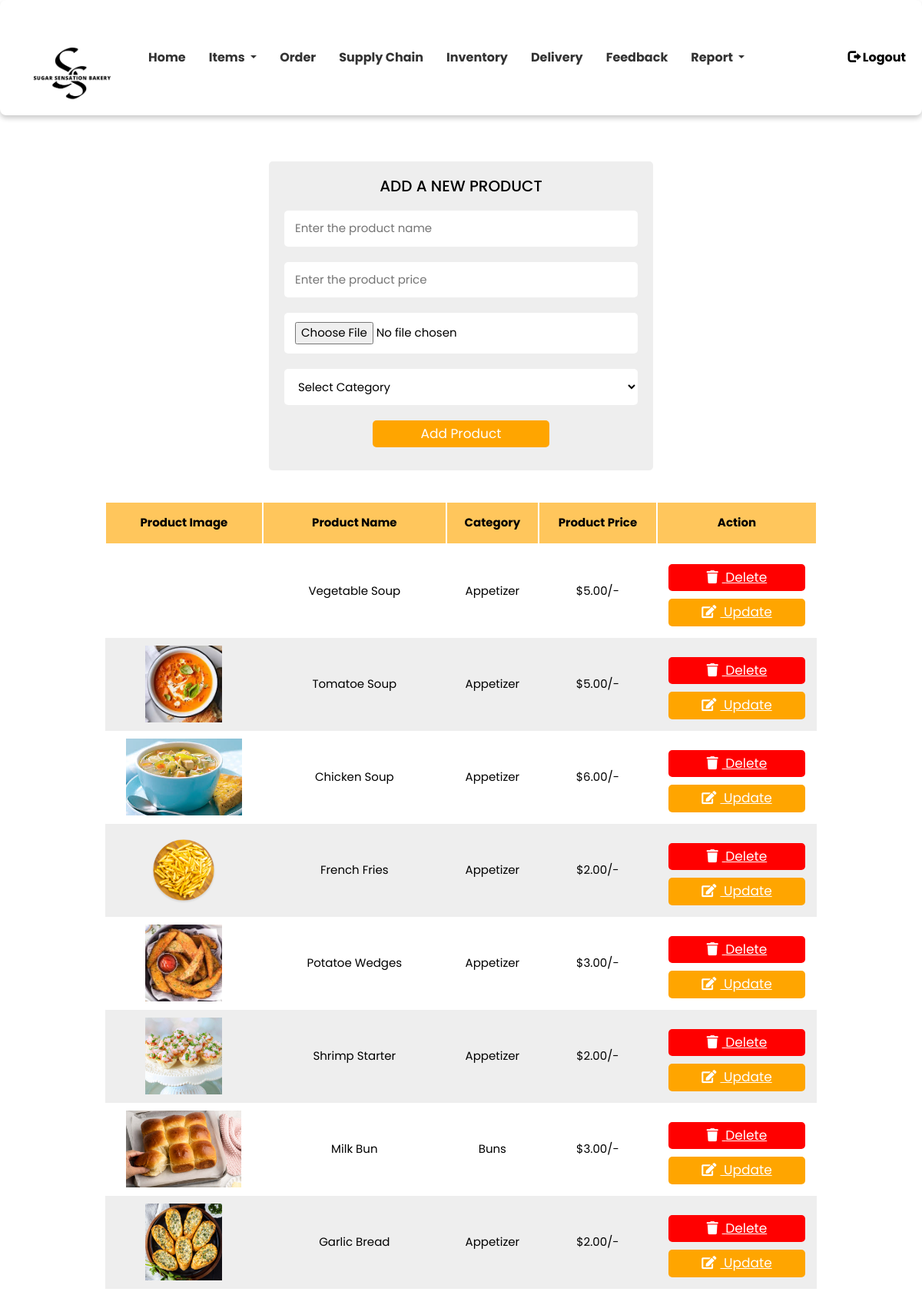
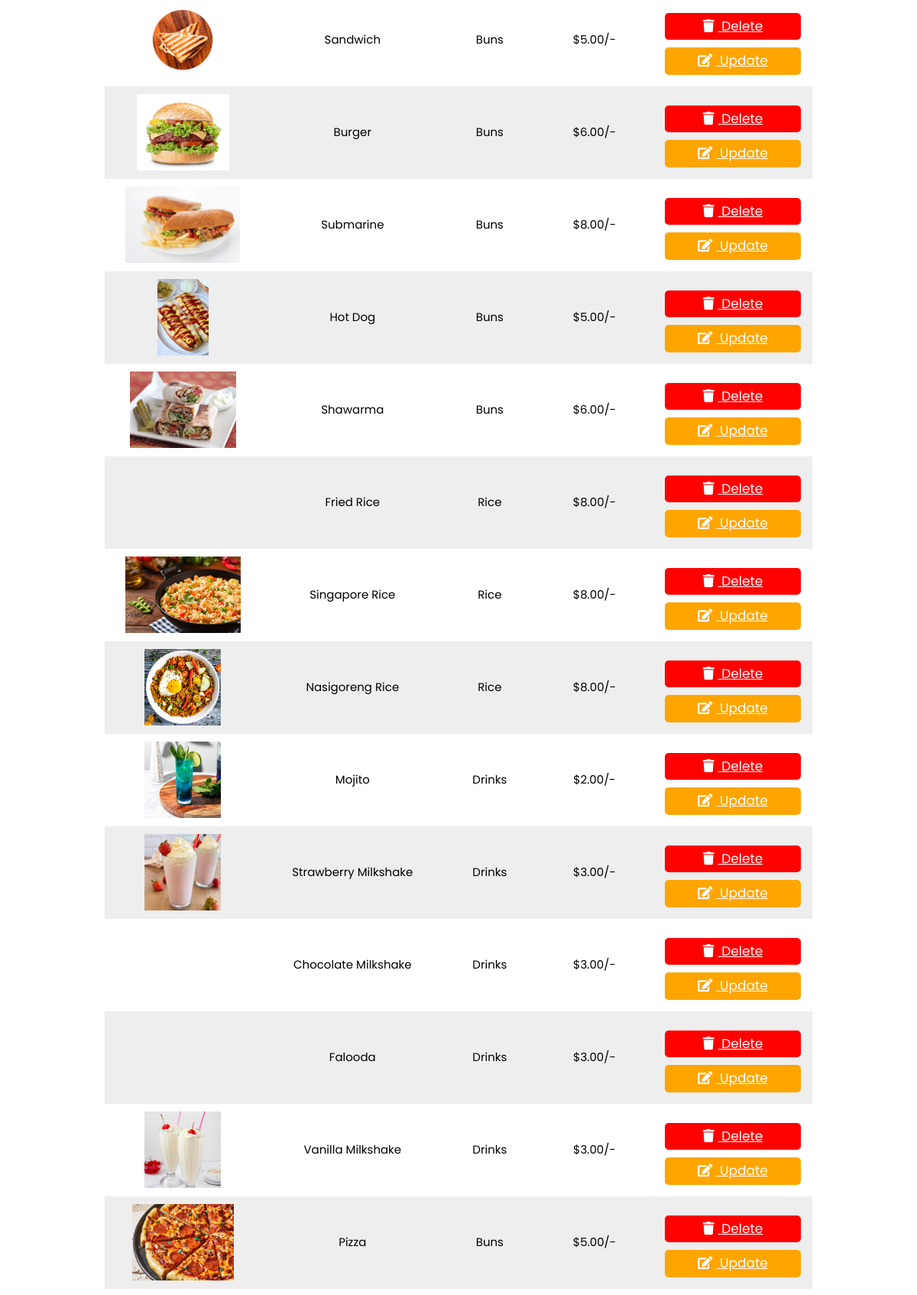
The page /items.php (upper part) on the database its author committed (2 pictures, top to bottom).
### tables this page shows
CREATE TABLE `products` (
  `id` int(11) NOT NULL,
  `name` varchar(255) NOT NULL,
  `price` decimal(10,2) NOT NULL,
  `image` varchar(255) DEFAULT NULL,
  `category_id` int(11) NOT NULL
);

CREATE TABLE `categories` (
  `id` int(11) NOT NULL,
  `name` varchar(255) NOT NULL
);

### items.php (the view, shortened to what this page needs)
<?php
include 'includes/databaseconnect.php';
?>
<!DOCTYPE html>
<html lang="en">
<head>
    <?php
    include "includes/header_links.php";
    ?>
   <link href="css/homead.css" rel="stylesheet"/>
   <link rel="stylesheet" href="css/admin.css">
</head>
<body>
<?php
    include 'includes/adminnavbar.php';
 ?>
    <section>
        <form action="" method="post" class="add-product-form" enctype="multipart/form-data">
            <h3>Add a New Product</h3>
            <input type="text" name="p_name" placeholder="Enter the product name" class="box" required>
            <input type="number" name="p_price" min="0" placeholder="Enter the product price" class="box" required>
            <input type="file" name="p_image" accept="image/png, image/jpg, image/jpeg" class="box" required>
            <select name="category_id" class="box" required>
                <option value="" disabled selected>Select Category</option>
            </select>
            <input type="submit" value="Add Product" name="add_product" class="btns">
        </form>
    </section>
<section class="display-product-table">
    <table>
        <thead>
            <th>Product Image</th>
            <th>Product Name</th>
            <th>Category</th>
            <th>Product Price</th>
            <th>Action</th>
        </thead>
        <tbody>
            <?php
            $select_products = mysqli_query($conn,
                "SELECT p.*, c.name AS category_name
                FROM `products` p
                LEFT JOIN `categories` c
                ON p.category_id = c.id") or die('Query failed');
            if (mysqli_num_rows($select_products) > 0) {
                while ($row = mysqli_fetch_assoc($select_products)) {
            ?>
            <tr>
                <td><img src="uploaded_img/<?php echo $row['image']; ?>" height="100" alt=""></td>
                <td><?php echo $row['name']; ?></td>
                <td><?php echo $row['category_name'] ?: 'Uncategorized'; ?></td>
                <td>$<?php echo $row['price']; ?>/-</td>
                <td>
                    <a href="items.php?delete=<?php echo $row['id']; ?>" class="delete-btn" onclick="return confirm('Are you sure you want to delete this?');">
                        <i class="fas fa-trash"></i> Delete
                    </a>
                    <a href="items.php?edit=<?php echo $row['id']; ?>" class="option-btn">
                        <i class="fas fa-edit"></i> Update
                    </a>
                </td>
            </tr>
            <?php
                }
            } else {
                echo "<tr><td colspan='5' class='empty'>No products added</td></tr>";
            }
            ?>
        </tbody>
    </table>
</section>
<?php
    include "includes/adminfooter.php";
    ?>
</body>
</html>

### css/main.css (style rules this page uses)
* { margin:0; padding:0; font-family:Arial, Helvetica, sans-serif; box-sizing:border-box; }
h3 { font-size:28px; margin-bottom:15px; text-align:center; }

### css/homead.css (style rules this page uses)
* { margin:0; padding:0; font-family:Arial, Helvetica, sans-serif; box-sizing:border-box; }
html, body { margin: 0; padding: 0; height: 100%; }
h3 { font-size:28px; margin-bottom:15px; text-align:center; }

### css/admin.css (style rules this page uses)
* { font-family: 'Poppins', sans-serif; margin: 0; padding: 0; box-sizing: border-box; outline: none; border: none; text-decoration: none; text-transform: capitalize; }
html { font-size: 62.5%; overflow-x: hidden; }
section { padding:2rem; }
.option-btn, .delete-btn,.btn { display: block !important; text-align: center !important; background-color: orange !important; color:white !important; font-size: 1.7rem !important; padding:0.5rem 3rem !important; border-radius: .5rem; cursor: pointer !important; margin-top: 1rem !important; border:none !important; }
.add-product-form .btns { display: block; width: 50%; text-align: center; margin: 1rem auto; background-color: orange !important; color:white !important; font-size: 1.7rem !important; padding:0.5rem 3rem !important; border-radius: .5rem; }
.option-btn i, .delete-btn i { padding-right: .5rem !important; }
.option-btn { background-color:orange !important; }
.delete-btn { margin-top: 0; background-color: red !important; }
.add-product-form { max-width: 50rem; background-color: #eee; border-radius: 0.5rem; padding:2rem; margin:0 auto; margin-top:2rem; }
.add-product-form h3 { font-size:2rem; margin-bottom: 1rem; color:black; text-transform: uppercase; text-align: center; }
.add-product-form .box { text-transform: none; padding:1.2rem 1.4rem; font-size: 1.5rem; color:black; border-radius: .5rem; background-color: white; margin:1rem 0; width: 100%; }
.display-product-table table { width: 80%; margin: 0 auto; text-align: center; }
.display-product-table table thead th { padding:1.5rem; font-size: 1.5rem; background-color: rgba(255, 166, 0, 0.638); color:black; border:2px solid white; }
.display-product-table table td { padding:1.5rem; font-size: 1.5rem; color:black; }
.display-product-table table td:first-child { padding:0; }
.display-product-table table tr:nth-child(even) { background-color: #eee; }

### rows shown on the page
products: name "Vegetable Soup", category.name "Appetizer", price "5.00"
products: image (picture), name "Tomatoe Soup", category.name "Appetizer", price "5.00"
products: image (picture), name "Chicken Soup", category.name "Appetizer", price "6.00"
products: image (picture), name "French Fries", category.name "Appetizer", price "2.00"
products: image (picture), name "Potatoe Wedges", category.name "Appetizer", price "3.00"
products: image (picture), name "Shrimp Starter", category.name "Appetizer", price "2.00"
products: image (picture), name "Milk Bun", category.name "Buns", price "3.00"
products: image (picture), name "Garlic Bread", category.name "Appetizer", price "2.00"
products: image (picture), name "Sandwich", category.name "Buns", price "5.00"
products: image (picture), name "Burger", category.name "Buns", price "6.00"
products: image (picture), name "Submarine", category.name "Buns", price "8.00"
products: image (picture), name "Hot Dog", category.name "Buns", price "5.00"
products: image (picture), name "Shawarma", category.name "Buns", price "6.00"
products: name "Fried Rice", category.name "Rice", price "8.00"
products: image (picture), name "Singapore Rice", category.name "Rice", price "8.00"
products: image (picture), name "Nasigoreng Rice", category.name "Rice", price "8.00"
products: image (picture), name "Mojito", category.name "Drinks", price "2.00"
products: image (picture), name "Strawberry Milkshake", category.name "Drinks", price "3.00"
products: name "Chocolate Milkshake", category.name "Drinks", price "3.00"
products: name "Falooda", category.name "Drinks", price "3.00"
products: image (picture), name "Vanilla Milkshake", category.name "Drinks", price "3.00"
products: image (picture), name "Pizza", category.name "Buns", price "5.00"
